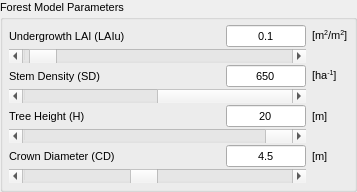
        <widget class="QgsCollapsibleGroupBox" name="ForestMP_Box">
         <property name="enabled">
          <bool>true</bool>
         </property>
         <property name="maximumSize">
          <size>
           <width>320000</width>
           <height>16777215</height>
          </size>
         </property>
         <property name="font">
          <font>
           <pointsize>8</pointsize>
           <strikeout>false</strikeout>
          </font>
         </property>
         <property name="title">
          <string>Forest Model Parameters</string>
         </property>
         <property name="flat">
          <bool>true</bool>
         </property>
         <property name="collapsed">
          <bool>false</bool>
         </property>
         <property name="saveCollapsedState">
          <bool>false</bool>
         </property>
         <property name="saveCheckedState">
          <bool>false</bool>
         </property>
         <layout class="QGridLayout" name="gridLayout_5">
          <property name="leftMargin">
           <number>6</number>
          </property>
          <property name="topMargin">
           <number>6</number>
          </property>
          <property name="rightMargin">
           <number>6</number>
          </property>
          <property name="bottomMargin">
           <number>6</number>
          </property>
          <property name="verticalSpacing">
           <number>2</number>
          </property>
          <item row="1" column="0" colspan="3">
           <widget class="QScrollBar" name="LAIu_Slide">
            <property name="sizePolicy">
             <sizepolicy hsizetype="Preferred" vsizetype="Fixed">
              <horstretch>0</horstretch>
              <verstretch>0</verstretch>
             </sizepolicy>
            </property>
            <property name="minimum">
             <number>100</number>
            </property>
            <property name="maximum">
             <number>30000</number>
            </property>
            <property name="singleStep">
             <number>100</number>
            </property>
            <property name="value">
             <number>1000</number>
            </property>
            <property name="orientation">
             <enum>Qt::Horizontal</enum>
            </property>
           </widget>
          </item>
          <item row="2" column="0">
           <widget class="QLabel" name="SD_Text">
            <property name="sizePolicy">
             <sizepolicy hsizetype="Minimum" vsizetype="Preferred">
              <horstretch>0</horstretch>
              <verstretch>0</verstretch>
             </sizepolicy>
            </property>
            <property name="minimumSize">
             <size>
              <width>125</width>
              <height>0</height>
             </size>
            </property>
            <property name="maximumSize">
             <size>
              <width>16777215</width>
              <height>20</height>
             </size>
            </property>
            <property name="text">
             <string>Stem Density (SD)</string>
            </property>
           </widget>
          </item>
          <item row="4" column="0">
           <widget class="QLabel" name="TreeH_Text">
            <property name="sizePolicy">
             <sizepolicy hsizetype="Minimum" vsizetype="Preferred">
              <horstretch>0</horstretch>
              <verstretch>0</verstretch>
             </sizepolicy>
            </property>
            <property name="minimumSize">
             <size>
              <width>125</width>
              <height>0</height>
             </size>
            </property>
            <property name="maximumSize">
             <size>
              <width>16777215</width>
              <height>20</height>
             </size>
            </property>
            <property name="text">
             <string>Tree Height (H)</string>
            </property>
           </widget>
          </item>
          <item row="0" column="0">
           <widget class="QLabel" name="LAIu_Text">
            <property name="enabled">
             <bool>true</bool>
            </property>
            <property name="sizePolicy">
             <sizepolicy hsizetype="Preferred" vsizetype="Preferred">
              <horstretch>0</horstretch>
              <verstretch>0</verstretch>
             </sizepolicy>
            </property>
            <property name="minimumSize">
             <size>
              <width>125</width>
              <height>0</height>
             </size>
            </property>
            <property name="maximumSize">
             <size>
              <width>16777215</width>
              <height>16777215</height>
             </size>
            </property>
            <property name="text">
             <string>Undergrowth LAI (LAIu)</string>
            </property>
           </widget>
          </item>
          <item row="6" column="2">
           <widget class="QLineEdit" name="CD_lineEdit">
            <property name="sizePolicy">
             <sizepolicy hsizetype="Expanding" vsizetype="Minimum">
              <horstretch>0</horstretch>
              <verstretch>0</verstretch>
             </sizepolicy>
            </property>
            <property name="minimumSize">
             <size>
              <width>0</width>
              <height>0</height>
             </size>
            </property>
            <property name="maximumSize">
             <size>
              <width>80</width>
              <height>16777215</height>
             </size>
            </property>
            <property name="inputMethodHints">
             <set>Qt::ImhDigitsOnly</set>
            </property>
            <property name="text">
             <string>4.5</string>
            </property>
            <property name="frame">
             <bool>true</bool>
            </property>
            <property name="alignment">
             <set>Qt::AlignCenter</set>
            </property>
           </widget>
          </item>
          <item row="3" column="0" colspan="3">
           <widget class="QScrollBar" name="SD_Slide">
            <property name="sizePolicy">
             <sizepolicy hsizetype="Preferred" vsizetype="Fixed">
              <horstretch>0</horstretch>
              <verstretch>0</verstretch>
             </sizepolicy>
            </property>
            <property name="maximum">
             <number>30000000</number>
            </property>
            <property name="singleStep">
             <number>1000000</number>
            </property>
            <property name="pageStep">
             <number>1000000</number>
            </property>
            <property name="value">
             <number>6500000</number>
            </property>
            <property name="orientation">
             <enum>Qt::Horizontal</enum>
            </property>
           </widget>
          </item>
          <item row="2" column="4">
           <widget class="QLabel" name="label_4">
            <property name="text">
             <string>&lt;html&gt;&lt;head/&gt;&lt;body&gt;&lt;p&gt;[ha&lt;span style=&quot; vertical-align:super;&quot;&gt;-1&lt;/span&gt;]&lt;/p&gt;&lt;/body&gt;&lt;/html&gt;</string>
            </property>
           </widget>
          </item>
          <item row="6" column="0">
           <widget class="QLabel" name="CD_Text">
            <property name="sizePolicy">
             <sizepolicy hsizetype="Minimum" vsizetype="Preferred">
              <horstretch>0</horstretch>
              <verstretch>0</verstretch>
             </sizepolicy>
            </property>
            <property name="minimumSize">
             <size>
              <width>125</width>
              <height>0</height>
             </size>
            </property>
            <property name="maximumSize">
             <size>
              <width>16777215</width>
              <height>20</height>
             </size>
            </property>
            <property name="text">
             <string>Crown Diameter (CD)</string>
            </property>
           </widget>
          </item>
          <item row="5" column="0" colspan="3">
           <widget class="QScrollBar" name="TreeH_Slide">
            <property name="sizePolicy">
             <sizepolicy hsizetype="Preferred" vsizetype="Fixed">
              <horstretch>0</horstretch>
              <verstretch>0</verstretch>
             </sizepolicy>
            </property>
            <property name="maximum">
             <number>500000</number>
            </property>
            <property name="singleStep">
             <number>10000</number>
            </property>
            <property name="pageStep">
             <number>1000</number>
            </property>
            <property name="value">
             <number>200000</number>
            </property>
            <property name="orientation">
             <enum>Qt::Horizontal</enum>
            </property>
           </widget>
          </item>
          <item row="6" column="4">
           <widget class="QLabel" name="label_6">
            <property name="text">
             <string>[m]</string>
            </property>
           </widget>
          </item>
          <item row="7" column="0" colspan="3">
           <widget class="QScrollBar" name="CD_Slide">
            <property name="sizePolicy">
             <sizepolicy hsizetype="Preferred" vsizetype="Fixed">
              <horstretch>0</horstretch>
              <verstretch>0</verstretch>
             </sizepolicy>
            </property>
            <property name="minimum">
             <number>1000</number>
            </property>
            <property name="maximum">
             <number>100000</number>
            </property>
            <property name="singleStep">
             <number>10000</number>
            </property>
            <property name="pageStep">
             <number>10000</number>
            </property>
            <property name="value">
             <number>45000</number>
            </property>
            <property name="orientation">
             <enum>Qt::Horizontal</enum>
            </property>
           </widget>
          </item>
          <item row="2" column="2">
           <widget class="QLineEdit" name="SD_lineEdit">
            <property name="sizePolicy">
             <sizepolicy hsizetype="Expanding" vsizetype="Minimum">
              <horstretch>0</horstretch>
              <verstretch>0</verstretch>
             </sizepolicy>
            </property>
            <property name="minimumSize">
             <size>
              <width>0</width>
              <height>0</height>
             </size>
            </property>
            <property name="maximumSize">
             <size>
              <width>80</width>
              <height>16777215</height>
             </size>
            </property>
            <property name="inputMethodHints">
             <set>Qt::ImhDigitsOnly</set>
            </property>
            <property name="text">
             <string>650</string>
            </property>
            <property name="frame">
             <bool>true</bool>
            </property>
            <property name="alignment">
             <set>Qt::AlignCenter</set>
            </property>
           </widget>
          </item>
          <item row="4" column="4">
           <widget class="QLabel" name="label_5">
            <property name="text">
             <string>[m]</string>
            </property>
           </widget>
          </item>
          <item row="4" column="2">
           <widget class="QLineEdit" name="TreeH_lineEdit">
            <property name="sizePolicy">
             <sizepolicy hsizetype="Expanding" vsizetype="Minimum">
              <horstretch>0</horstretch>
              <verstretch>0</verstretch>
             </sizepolicy>
            </property>
            <property name="minimumSize">
             <size>
              <width>0</width>
              <height>0</height>
             </size>
            </property>
            <property name="maximumSize">
             <size>
              <width>80</width>
              <height>16777215</height>
             </size>
            </property>
            <property name="inputMethodHints">
             <set>Qt::ImhDigitsOnly</set>
            </property>
            <property name="text">
             <string>20</string>
            </property>
            <property name="frame">
             <bool>true</bool>
            </property>
            <property name="alignment">
             <set>Qt::AlignCenter</set>
            </property>
           </widget>
          </item>
          <item row="0" column="4">
           <widget class="QLabel" name="label_2">
            <property name="text">
             <string>&lt;html&gt;&lt;head/&gt;&lt;body&gt;&lt;p&gt;[m&lt;span style=&quot; vertical-align:super;&quot;&gt;2&lt;/span&gt;/m&lt;span style=&quot; vertical-align:super;&quot;&gt;2&lt;/span&gt;]&lt;/p&gt;&lt;/body&gt;&lt;/html&gt;</string>
            </property>
           </widget>
          </item>
          <item row="0" column="1">
           <spacer name="horizontalSpacer_15">
            <property name="orientation">
             <enum>Qt::Horizontal</enum>
            </property>
            <property name="sizeType">
             <enum>QSizePolicy::Expanding</enum>
            </property>
            <property name="sizeHint" stdset="0">
             <size>
              <width>80</width>
              <height>20</height>
             </size>
            </property>
           </spacer>
          </item>
          <item row="0" column="2">
           <widget class="QLineEdit" name="LAIu_lineEdit">
            <property name="sizePolicy">
             <sizepolicy hsizetype="Preferred" vsizetype="Preferred">
              <horstretch>0</horstretch>
              <verstretch>0</verstretch>
             </sizepolicy>
            </property>
            <property name="minimumSize">
             <size>
              <width>0</width>
              <height>0</height>
             </size>
            </property>
            <property name="maximumSize">
             <size>
              <width>80</width>
              <height>16777215</height>
             </size>
            </property>
            <property name="layoutDirection">
             <enum>Qt::LeftToRight</enum>
            </property>
            <property name="inputMethodHints">
             <set>Qt::ImhDigitsOnly</set>
            </property>
            <property name="text">
             <string>0.1</string>
            </property>
            <property name="frame">
             <bool>true</bool>
            </property>
            <property name="alignment">
             <set>Qt::AlignCenter</set>
            </property>
           </widget>
          </item>
         </layout>
        </widget>
